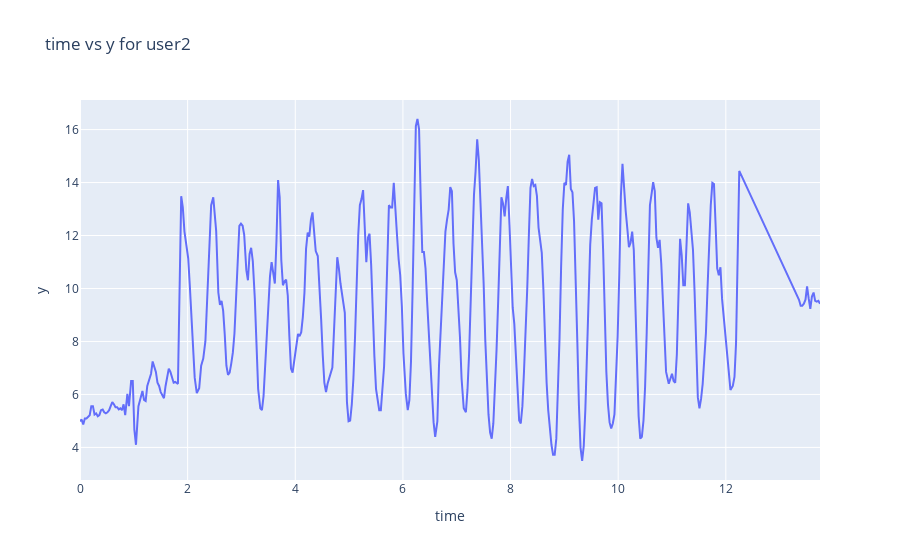

Notebook code cell kept with this figure:
### Code cell
user="user2"
user=user_data[user_data["label"]==user].head(400)
fig = px.line(user, x="time", y="y", title='time vs y for user2 ')
fig.show()

### Figure 1 — Plotly figure (JSON) as saved in the notebook; plotly's stock layout.template omitted (floating-point values rounded to 4 significant figures; data arrays with more than 128 entries replaced by an {"elided": "..."} marker saying what was removed)
{"data": [{"hoverlabel": {"namelength": 0}, "hovertemplate": "time=%{x}<br>y=%{y}", "legendgroup": "", "line": {"color": "#636efa", "dash": "solid"}, "mode": "lines", "name": "", "showlegend": false, "type": "scatter", "x": {"elided": "400 float values"}, "xaxis": "x", "y": {"elided": "400 float values"}, "yaxis": "y"}], "layout": {"legend": {"tracegroupgap": 0}, "title": {"text": "time vs y for user2 "}, "xaxis": {"anchor": "y", "domain": [0, 1], "title": {"text": "time"}}, "yaxis": {"anchor": "x", "domain": [0, 1], "title": {"text": "y"}}}}
